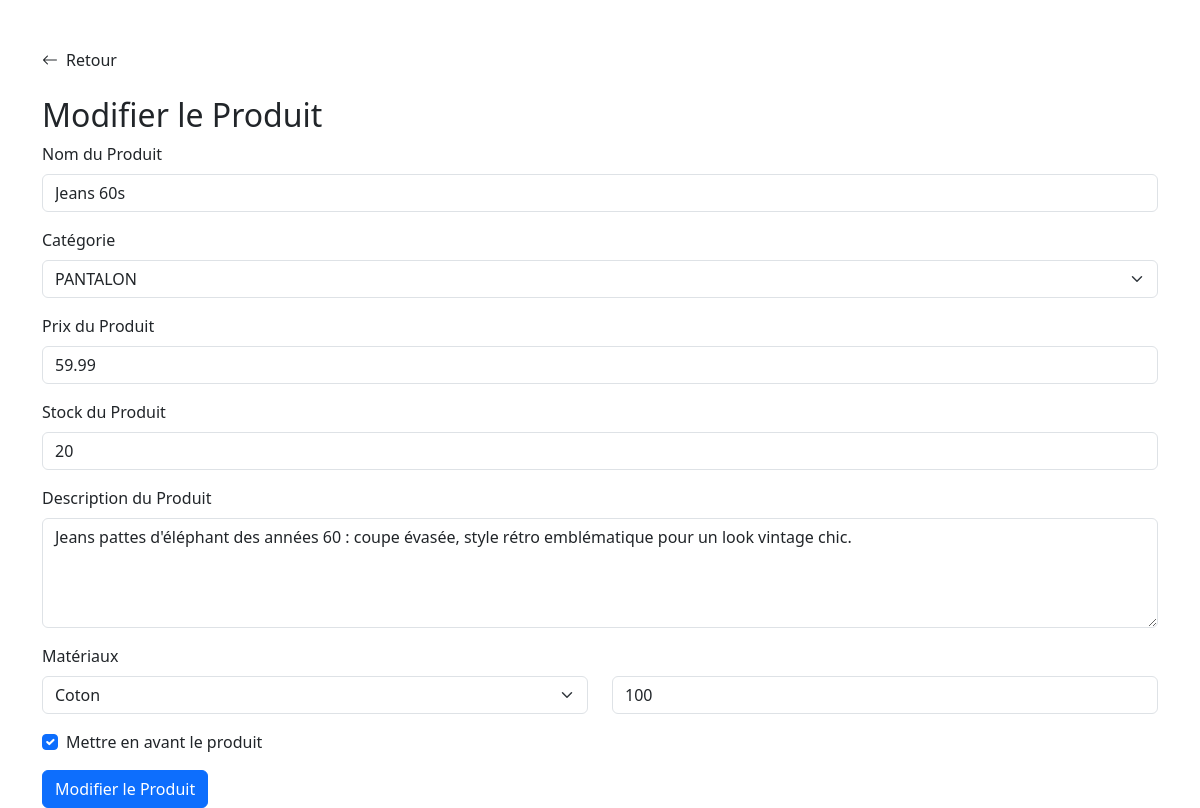
The app's page /PHP/FrontEnd/BackOffice/backoffice-prod-modif.php?id=1 (signed in) with its own data.
### tables this page shows
CREATE TABLE `produit` (
  `produit_id` int(11) NOT NULL,
  `produit_nom` varchar(50) DEFAULT NULL,
  `produit_desc` varchar(200) DEFAULT NULL,
  `produit_prix` decimal(5,2) DEFAULT NULL,
  `produit_stock` tinyint(4) DEFAULT NULL,
  `produit_highlander` tinyint(1) NOT NULL DEFAULT 0,
  `ordre_highlander` int(11) NOT NULL,
  `categorie_id` int(11) NOT NULL
);

CREATE TABLE `composition` (
  `produit_id` int(11) NOT NULL,
  `materiau_id` int(11) NOT NULL,
  `composition_pourcentage` tinyint(4) DEFAULT NULL
);

CREATE TABLE `materiau` (
  `materiau_id` int(11) NOT NULL,
  `materiau_nom` varchar(50) DEFAULT NULL
);

### PHP/Fonction/db.php (called while the page is built, shortened)
<?php
function ProductDetailsMultiTable($dbh, $produitId)
{
        $stmt = $dbh->prepare("SELECT * FROM produit WHERE produit_id = :produit_id");
        $stmt->bindParam(':produit_id', $produitId);
        $stmt->execute();
        $product = $stmt->fetch(PDO::FETCH_ASSOC);
        $stmt = $dbh->prepare("SELECT materiau_id, composition_pourcentage FROM composition WHERE produit_id = :produit_id");
        $stmt->bindParam(':produit_id', $produitId);
        $stmt->execute();
        $materials = $stmt->fetchAll(PDO::FETCH_ASSOC);
        $stmt = $dbh->prepare("SELECT image.image_id, image_nom, image_lien FROM illustration_produit JOIN image ON illustration_produit.image_id = image.image_id WHERE produit_id = :produit_id");
        $stmt->bindParam(':produit_id', $produitId);
        $stmt->execute();
        $images = $stmt->fetchAll(PDO::FETCH_ASSOC);
        return [
                'product' => $product,
                'materials' => $materials,
                'images' => $images
        ];
}
function recupMateriaux($dbh)
{
        $sql = "SELECT * from materiau";
        $stmt = $dbh->prepare($sql);
        $stmt->execute();
        $materiaux = $stmt->fetchAll(PDO::FETCH_ASSOC);
        return $materiaux;
}
function recupCategories($dbh)
{
        $sql = "SELECT * FROM categorie";
        $stmt = $dbh->prepare($sql);
        $stmt->execute();
        return $stmt->fetchAll(PDO::FETCH_ASSOC);
}

### PHP/FrontEnd/BackOffice/backoffice-prod-modif.php (the view, shortened to what this page needs)
<?php
include '../../Fonction/db.php';
include '../../Fonction/element.php';
$dbh = connexion_bdd();
if (isset($_GET['id']) && is_numeric($_GET['id'])) {
    $produitId = intval($_GET['id']);
    $details = ProductDetailsMultiTable($dbh, $produitId);
    $product = $details['product'];
    $materials = $details['materials'];
} else {
    header("Location: backoffice-produit.php?error=1");
    exit;
}
?>
<!doctype html>
<html lang="en">
<head>
</head>
<body>
<div class="container mt-5">
    <a href="backoffice-produit.php" class="text-decoration-none text-dark mb-4 d-inline-flex align-items-center">
        <i class="bi bi-arrow-left me-2"></i> Retour
    </a>
    <h1 class="h2">Modifier le Produit</h1>
    <form action="backoffice-prod-modif.php?id=<?php echo htmlspecialchars($produitId); ?>" method="post">
        <div class="mb-3">
            <label for="productName" class="form-label">Nom du Produit</label>
            <input type="text" class="form-control" id="productName" name="productName" value="<?php echo htmlspecialchars($product['produit_nom']); ?>" maxlength="100" required>
        </div>
        <div class="mb-3">
            <label for="productCategory" class="form-label">Catégorie</label>
            <select class="form-select" id="productCategory" name="productCategory" required>
                <?php
                $categories = recupCategories($dbh);
                foreach ($categories as $category) {
                    $selected = $product['categorie_id'] == $category['categorie_id'] ? 'selected' : '';
                    echo '<option value="' . htmlspecialchars($category['categorie_id']) . '" ' . $selected . '>' . htmlspecialchars($category['categorie_nom']) . '</option>';
                }
                ?>
            </select>
        </div>
        <div class="mb-3">
            <label for="productPrice" class="form-label">Prix du Produit</label>
            <input
                    type="text"
                    class="form-control"
                    id="productPrice"
                    name="productPrice"
                    pattern="^\d{1,3}(\.\d{2})?$"
                    title="Veuillez entrer un prix entre 0.00 et 999.99 avec deux chiffres après le point décimal."
                    value="<?php echo htmlspecialchars($product['produit_prix']); ?>"
                    placeholder="0.00"
                    required />
        </div>
        <div class="mb-3">
            <label for="productStock" class="form-label">Stock du Produit</label>
            <input
                    type="number"
                    class="form-control"
                    id="productStock"
                    name="productStock"
                    min="0"
                    max="999"
                    step="1"
                    value="<?php echo htmlspecialchars($product['produit_stock']); ?>"
                    required
                    placeholder="0" />
        </div>
        <div class="mb-3">
            <label for="productDescription" class="form-label">Description du Produit</label>
            <textarea class="form-control" id="productDescription" name="productDescription" maxlength="500" rows="4" required><?php echo htmlspecialchars($product['produit_desc']); ?></textarea>
        </div>
        <div id="material-container">
            <label class="form-label">Matériaux</label>
            <?php foreach ($materials as $index => $material): ?>
                <div class="row mb-3 material-row">
                    <div class="col-md-6">
                        <select class="form-select" name="material[]">
                            <?php foreach (recupMateriaux($dbh) as $materiau): ?>
                                <option value="<?php echo htmlspecialchars($materiau['materiau_id']); ?>" <?php echo $material['materiau_id'] == $materiau['materiau_id'] ? 'selected' : ''; ?>>
                                    <?php echo htmlspecialchars($materiau['materiau_nom']); ?>
                                </option>
                            <?php endforeach; ?>
                        </select>
                    </div>
                    <div class="col-md-6">
                        <input type="number" class="form-control" name="percentage[]" value="<?php echo htmlspecialchars($material['composition_pourcentage']); ?>" min="0" max="100" readonly>
                    </div>
                </div>
            <?php endforeach; ?>
        </div>
        <div class="form-check mb-3">
            <input class="form-check-input" type="checkbox" id="highlight" name="highlight" <?php echo $product['produit_highlander'] ? 'checked' : ''; ?>>
            <label class="form-check-label" for="highlight">Mettre en avant le produit</label>
        </div>
        <button type="submit" class="btn btn-primary">Modifier le Produit</button>
    </form>
</div>
</body>
</html>

### records on screen
produit: productName "Jeans 60s", productPrice "59.99", productStock "20", productDescription "Jeans pattes d'éléphant des années 60 : coupe évasée, style rétro emblématique pour un look vintage chic.", produit_highlander "☑"
composition: materiau.materiau_nom "Coton", composition_pourcentage "100"

### other values on screen
form field productCategory "PANTALON"
